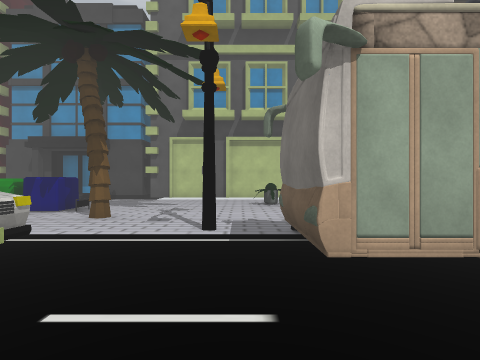
view 1 (above)

20 first-person views from a walk through a 3-D level made in the Unity game engine. The camera is 1.5 m above the floor, looks level and sees 85° across. The floor is counted in squares, 2 m on a side. Each view is taken from the middle of a square. On the plan, view 1 faces up. The plan holds only what a view shows up to about 9 squares ahead; the rest is blank. The place goes on beyond the plan. The player character is not drawn. Some surface patterns are stand-ins.

view 2
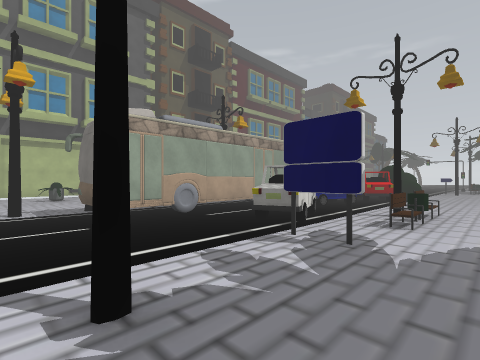

view 3
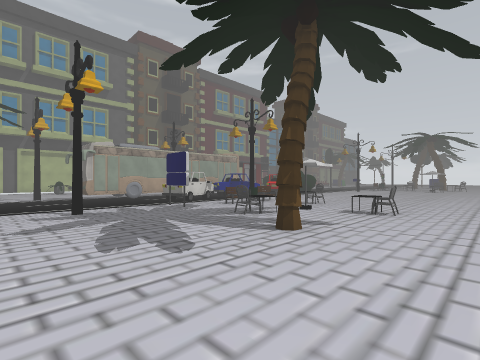

view 4
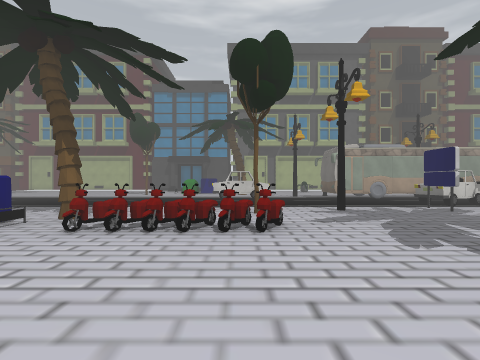

view 5
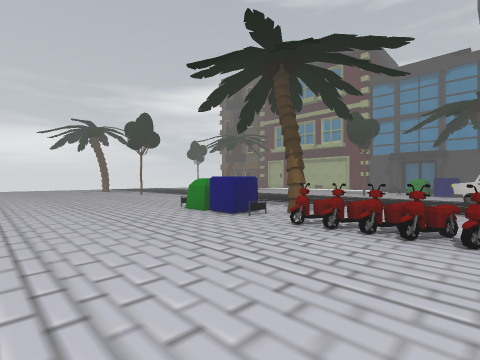

view 6
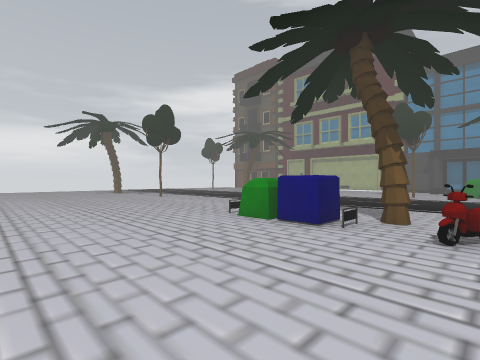

view 7
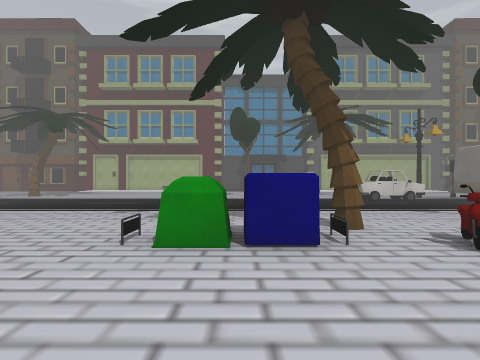

view 8
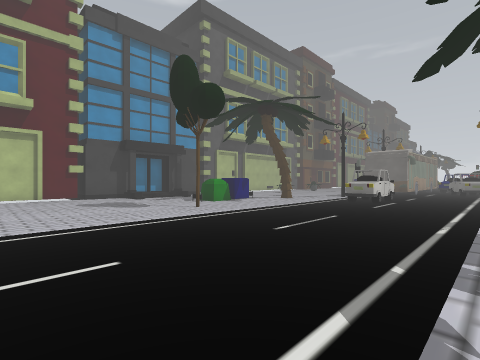

view 9
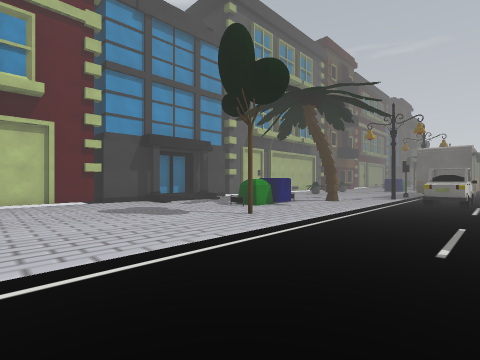

view 10
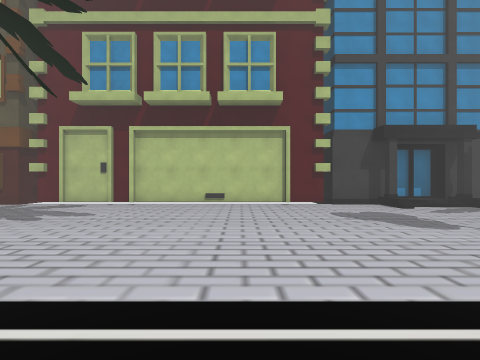

view 11
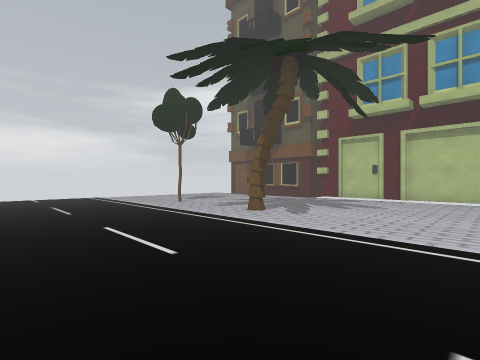

view 12
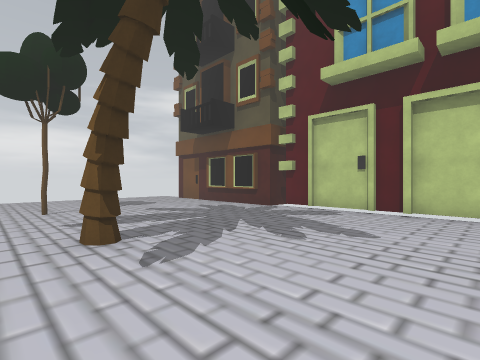

view 13
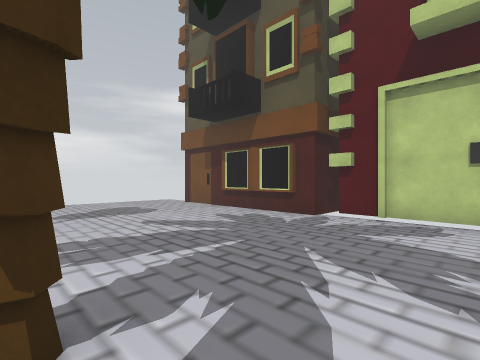

view 14
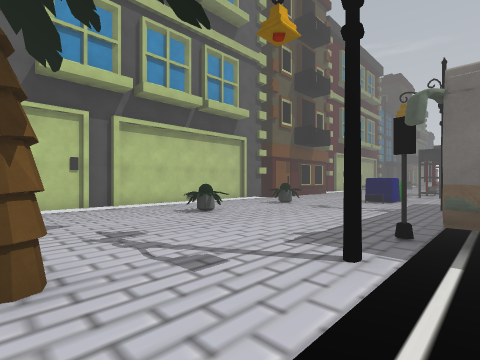

view 15
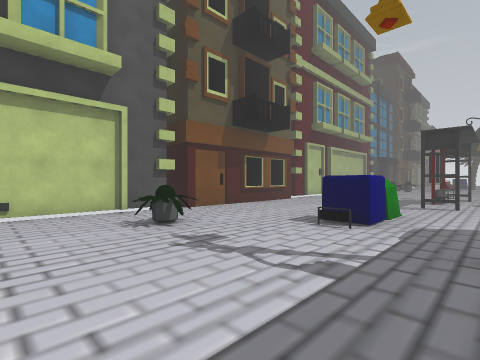

view 16
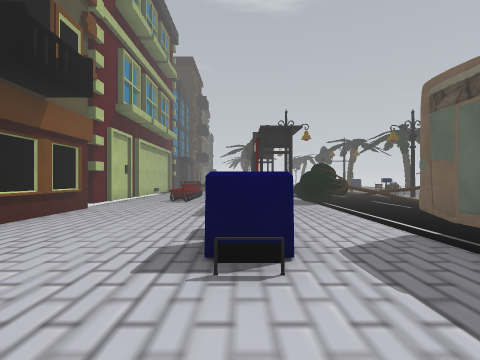

view 17
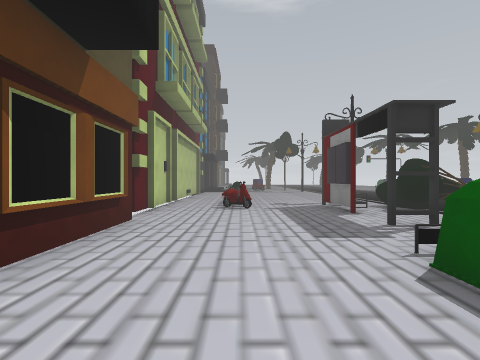

view 18
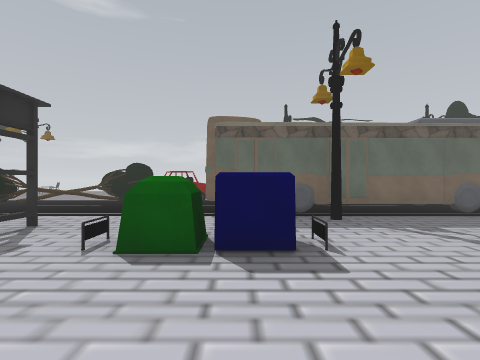

view 19
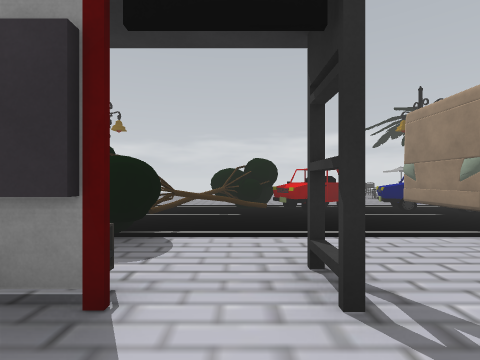

view 20
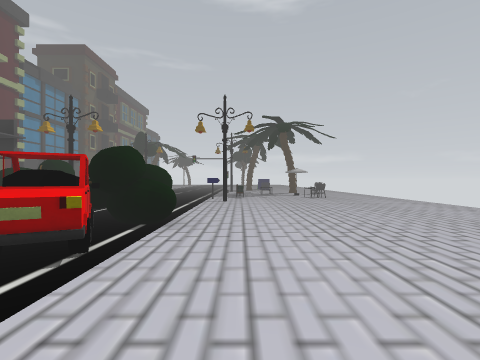

### Floor plan
Key: @ floor where view 1 was taken; # wall or solid block; . main floor; : floor 0.25 m higher than the main floor; / step, stairs or slope; O other object.
Columns run from 25 left of view 1 to 14 right of it. Each row starts with its distance up from view 1.
 11       ###############   ########    ###
 10  .#####.##.......#::#  ##......######.##
  9 ..................../...................
  8 ..........................O..O........O
  7 ..................OOOO.................
  6 ......................#........OOOO..OO
  5 ....#..#.........#.................O...O
  4   .......................O....O......OOO
  3   ........................#######....OO
  2  ....................OOO..#######...O#..
  1  ..............................OO..O#...
  0    ......................@..OO..OOO##...
 -1            ..............O.#..O.........
 -2             ..........#......OO.........
 -3             .......#....................
 -4            .....OOO.OOO....OOOOO........
 -5           ..............................
 -6          .................#..O..........
 -7          ...............................
 -8            ......................    ...

Positions as (right, up) in squares from view 1, and headings:
1: (0, 0), facing up
2: (-1, -3), facing up-right
3: (-2, -8), facing up-right
4: (-3, -8), facing up
5: (-3, -8), facing up-left
6: (-5, -8), facing up-left
7: (-8, -7), facing up
8: (-12, -1), facing up-right
9: (-12, 1), facing up-right
10: (-12, 2), facing up
11: (-13, 0), facing up-left
12: (-14, 4), facing up-left
13: (-16, 5), facing up-left
14: (-3, 3), facing up-right
15: (2, 4), facing up-right
16: (4, 6), facing right
17: (6, 8), facing right
18: (7, 9), facing down
19: (11, 7), facing down
20: (6, -2), facing right
